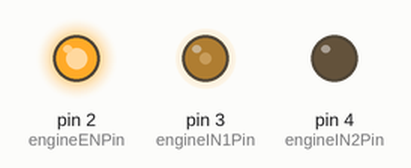
This sketch was run on a simulated Arduino Uno, built with avr-gcc and run on an emulated ATmega328P. Shown: output pins drawn as LEDs (lit = HIGH).

Above: at 0.1 s.
At 2.1 s:
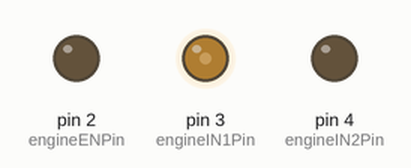
Timing chart, 0 to 3.6 s (numbered marks = the images above):
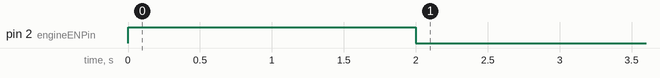

The sketch:

Throttling-v2.ino
```cpp
/*
 * We can adjust throttle by writing analog values to IN1 and IN2 pins.
 * The values range from 81 to 255.
 */
const uint8_t engineENPin = 2;
const uint8_t engineIN1Pin = 3;
const uint8_t engineIN2Pin = 4;


void setup() {
  Serial.begin(9600);
  pinMode(engineIN1Pin, OUTPUT);
  pinMode(engineIN2Pin, OUTPUT);
  pinMode(engineENPin, OUTPUT);

  analogWrite(engineIN1Pin, 81);
//  analogWrite(engineIN1Pin, 255);
  digitalWrite(engineIN2Pin, LOW);
  digitalWrite(engineENPin, HIGH);
  delay(2000);
  digitalWrite(engineENPin, LOW);
}

void loop() {
//  controller.run();

}
```
